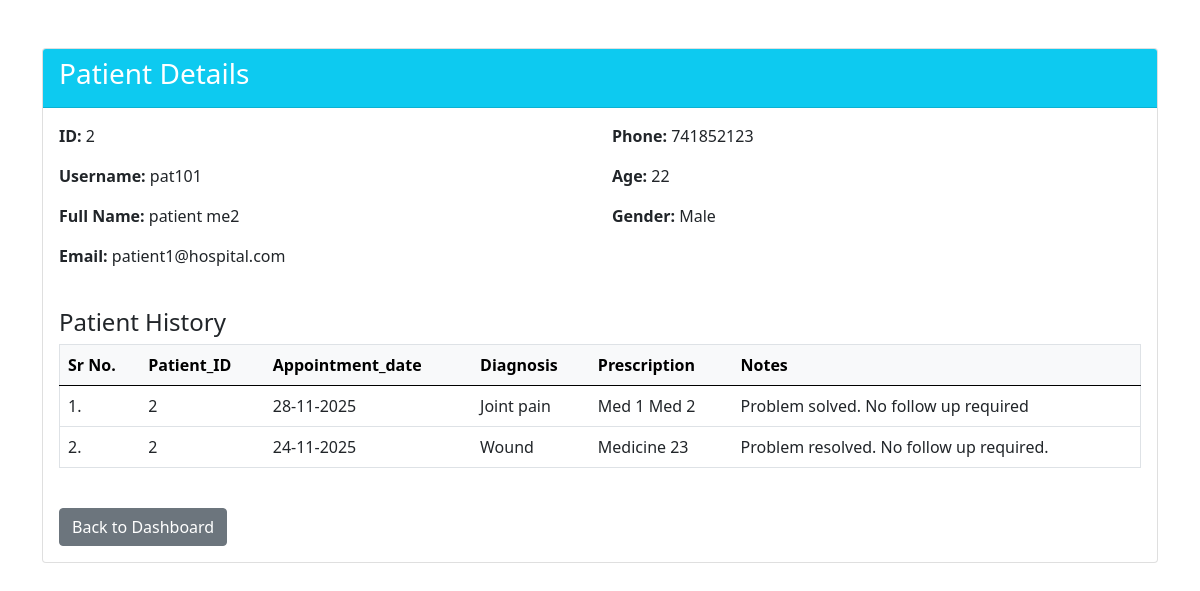
The app's page /view-patient/2 (signed in), older data.
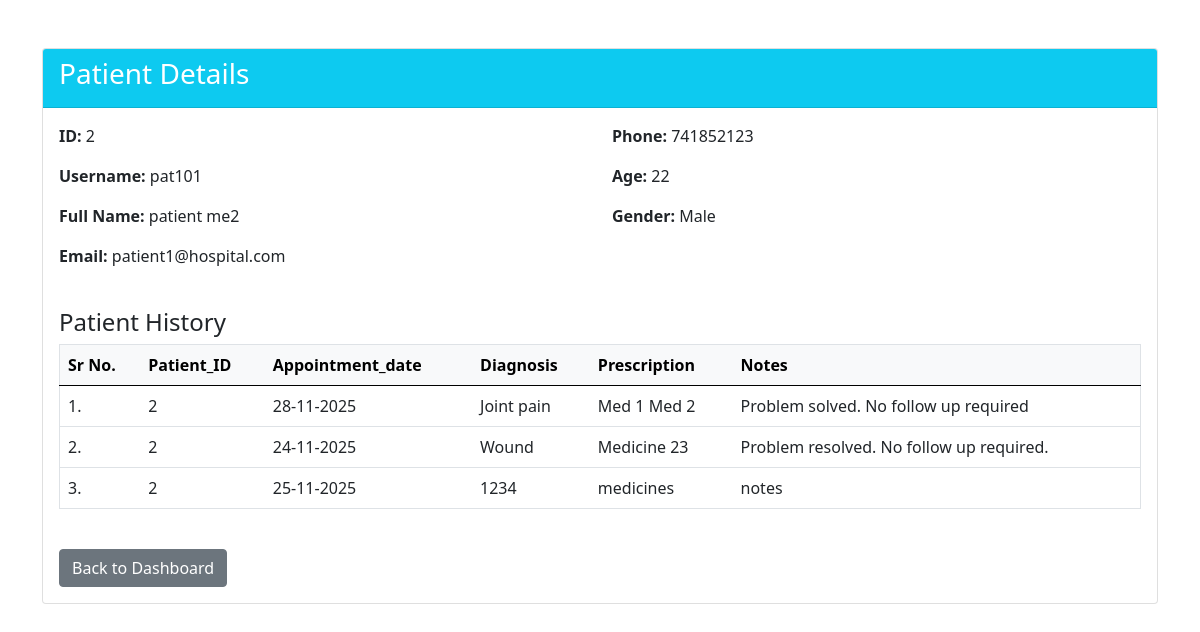
The same page, newer data.
### application/models.py (models this page shows, shortened)
class PatientHistory(db.Model):
    __tablename__ = 'patient_history'
    id = db.Column(db.Integer, primary_key=True, autoincrement=True)
    patient_id = db.Column(db.Integer, db.ForeignKey('patients.id', ondelete='CASCADE'), nullable=False, index=True)
    appointment_id = db.Column(db.Integer, db.ForeignKey('appointments.id', ondelete='CASCADE'), nullable=False, index=True, unique=True)
    diagnosis = db.Column(db.Text, nullable=True)  # Changed to nullable=True since it's created automatically
    prescription = db.Column(db.Text)
    notes = db.Column(db.Text)
    patient = db.relationship('Patient', backref=db.backref('patient_histories', lazy='dynamic'))
    appointment = db.relationship('Appointment', backref=db.backref('patient_history', uselist=False))

class Appointment(db.Model):
    __tablename__ = 'appointments'
    id = db.Column(db.Integer, primary_key=True, autoincrement=True)
    patient_id = db.Column(db.Integer, db.ForeignKey('patients.id', ondelete='CASCADE'), nullable=False, index=True)
    doctor_id = db.Column(db.Integer, db.ForeignKey('doctors.id', ondelete='CASCADE'), nullable=False, index=True)
    date = db.Column(db.String(20), nullable=False, index=True)
    time = db.Column(db.String(20), nullable=False)
    status = db.Column(db.String(20), nullable=False, default='Booked')
    patient = db.relationship('Patient', backref=db.backref('appointments', lazy='dynamic', cascade='all, delete-orphan'))
    doctor = db.relationship('Doctor', backref=db.backref('appointments', lazy='dynamic', cascade='all, delete-orphan'))
    __table_args__ = (
        db.UniqueConstraint('doctor_id', 'date', 'time', name='unique_doctor_appointment'),
        db.CheckConstraint("status IN ('Booked', 'Completed', 'Cancelled')", name='valid_status')
    )

### application/admin_functionalities.py (the view)
@hospital_app.route('/view-patient/<int:patient_id>', methods=['GET'])
def view_patient_fn(patient_id):
    if session.get('role') != 'admin':
        flash(message='Please log in as admin to access this page', category='warning')
        return redirect(url_for('hospital_home_and_login'))
    if request.method == 'GET':
      patient = Patient.query.filter_by(id=patient_id).first()
      if patient is None:
          flash(message='Patient not found', category='danger')
          return redirect(url_for('admin_dashboard_fn'))
      patient_history = PatientHistory.query.filter_by(patient_id=patient_id).all()
      return render_template('view_patient.html', patient=patient, pat_his=patient_history)

### application/models.py (called while the page is built)
    @property
    def name(self):
        return f"{self.first_name} {self.last_name}"

### templates/view_patient.html (shortened to what this page needs)
<!DOCTYPE html>
<html lang="en">
<head>
  <link href="https://cdn.jsdelivr.net/npm/bootstrap@5.0.2/dist/css/bootstrap.min.css" rel="stylesheet">
</head>
<body>
  <div class="container mt-5">
    <div class="card">
      <div class="card-header bg-info text-white">
        <h3>Patient Details</h3>
      </div>
      <div class="card-body">
        <div class="row mb-3">
          <div class="col-md-6">
            <p><strong>ID:</strong> {{ patient.id }}</p>
            <p><strong>Username:</strong> {{ patient.username }}</p>
            <p><strong>Full Name:</strong> {{ patient.name }}</p>
            <p><strong>Email:</strong> {{ patient.email }}</p>
          </div>
          <div class="col-md-6">
            <p><strong>Phone:</strong> {{ patient.phone or 'N/A' }}</p>
            <p><strong>Age:</strong> {{ patient.age or 'N/A' }}</p>
            <p><strong>Gender:</strong> {{ patient.gender|capitalize if patient.gender else 'N/A' }}</p>
          </div>
        </div>
        <div>
          <h4 class="mt-4">Patient History</h4>
          {% if pat_his %}
          <div class="table-responsive">
            <table class="table border">
              <thead class="table-light">
                <tr>
                  <th scope="col">Sr No.</th>
                  <th scope="col">Patient_ID</th>
                  <th scope="col">Appointment_date</th>
                  <th scope="col">Diagnosis</th>
                  <th scope="col">Prescription</th>
                  <th scope="col">Notes</th>
                </tr>
              </thead>
              <tbody>
                {% for history in pat_his %}
                <tr>
                  <td>{{ loop.index }}.</td>
                  <td>{{ history.patient_id }}</td>
                  <td>{{ history.appointment.date}}</td>
                  <td>{{ history.diagnosis }}</td>
                  <td>{{ history.prescription or 'N/A' }}</td>
                  <td>{{ history.notes or 'N/A' }}</td>
                </tr>
                {% endfor %}
              </tbody>
            </table>
          </div>
          {% else %}
          <p>No history available for this patient.</p>
          {% endif %}
        </div>
        <div class="mt-4">
          <a href="{{ url_for('admin_dashboard_fn') }}" class="btn btn-secondary">Back to Dashboard</a>
        </div>
      </div>
    </div>
  </div>
</body>
</html>

Row changes from the older to the newer data that the page shows:
added PatientHistory: patient_id "2", appointment "25-11-2025", diagnosis "1234", prescription "medicines", notes "notes"
